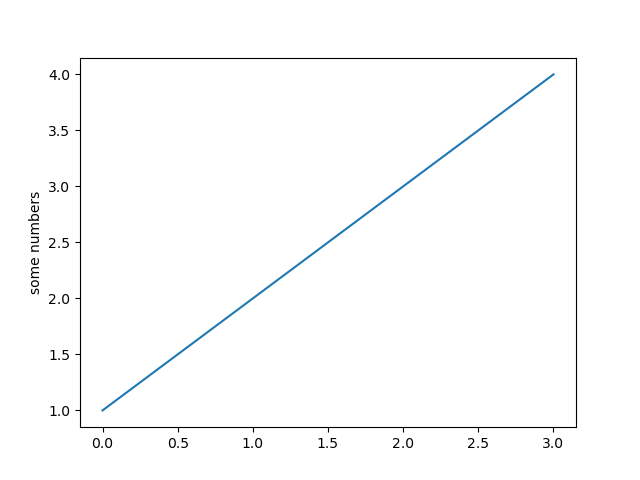

Reproduce this figure in Python.
import matplotlib.pyplot as plt

def main():
    plt.plot([1, 2, 3, 4])
    plt.ylabel("some numbers")
    plt.savefig("line.png")
    plt.show()

if __name__ == "__main__":
    main()